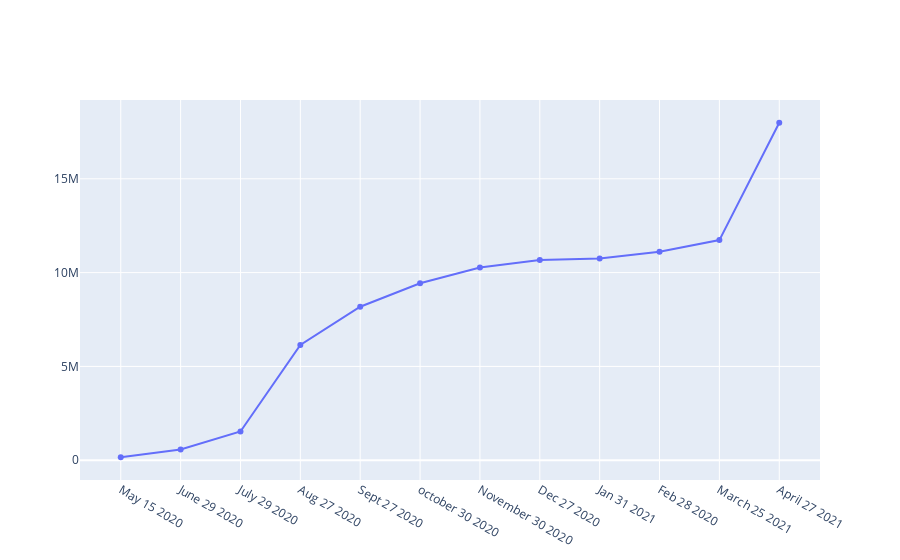

Here is the notebook cell this chart was saved with:
### Code cell
Recovery=go.Figure(data=go.Scatter(x=Dates,y=Recovered))
Recovery.show()

### Figure 1 — Plotly figure (JSON) as saved in the notebook; plotly's stock layout.template omitted (floating-point values rounded to 4 significant figures)
{"data": [{"y": [158056, 567536, 1532135, 6143019, 8182882, 9432075, 10267263, 10677710, 10758619, 11112056, 11733514, 17988537], "x": ["May 15 2020", "June 29 2020", "July 29 2020", "Aug 27 2020", "Sept 27 2020", "october 30 2020", "November 30 2020", "Dec 27 2020", "Jan 31 2021", "Feb 28 2020", "March 25 2021", "April 27 2021"], "type": "scatter"}], "layout": {}}
